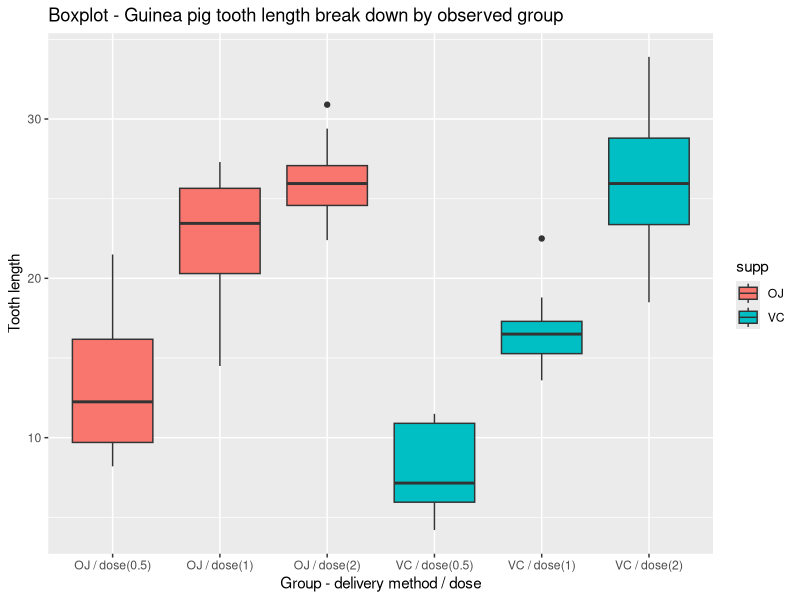

Source code (R):
## ---- chunk 1
knitr::opts_chunk$set(echo = TRUE, message = FALSE, fig.width = 7, fig.height = 3,
                      warning = FALSE)
## ---- chunk 2
rm(list = ls())
graphics.off()

# Load R packages
packages <- c("dplyr", "ggplot2", "datasets", "purrr") # list of packages to load

package.check <- lapply( # load or install & load list of packages
  packages,
  FUN = function(x) {
    if (!require(x, character.only = TRUE)) {
      install.packages(x, dependencies = TRUE)
      library(x, character.only = TRUE)
    }
  }
) 
rm(packages, package.check)

## ---- chunk 3
ToothGrowth %>% 
  mutate(group = paste(supp, " / dose(", dose, ")", sep = "")) %>% 
  ggplot(aes(x = group, y = len, fill = supp)) + geom_boxplot() +
  labs(title = "Boxplot - Guinea pig tooth length break down by observed group",
       x = "Group - delivery method / dose", y = "Tooth length")
## ---- chunk 4
# conduct a test
test <- t.test(x = ToothGrowth %>% filter(supp == "OJ" & dose == 1) %>% pull(len),
               y = ToothGrowth %>% filter(supp == "VC" & dose == 1) %>% pull(len),
               alternative = "two.sided", paired = FALSE, var.equal = FALSE)
test[c(5,4,3)]
